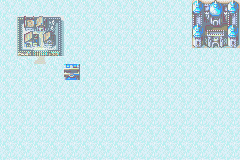

The image is a tile-based game level rendered from a .tmx file. Its description and complete source (layers, tilesets, objects, tile grids) follow:
An orthogonal 15x10 tile map with 16x16 px tiles, 3 tile layers (Tile Layer 1, VillageClose1, Chest1).

<map version="1.10" tiledversion="1.11.0" orientation="orthogonal" renderorder="right-down" width="15" height="10" tilewidth="16" tileheight="16" infinite="0" nextlayerid="4" nextobjectid="1">
 <tileset firstgid="1" source="FE6_Snow.tsx" />
 <layer id="1" name="Tile Layer 1" width="15" height="10">
  <properties>
   <property name="Anims1" value="5" />
   <property name="Anims2" value="0" />
   <property name="ChapterID" value="0" />
   <property name="Main" value="" />
   <property name="MapChangesID" value="6" />
   <property name="MapID" value="4" />
   <property name="ObjectType" value="236" />
   <property name="PaletteID" value="237" />
   <property name="TileConfig" value="238" />
  </properties>
  <data encoding="csv">
67,67,67,67,67,67,67,67,67,67,67,67,939,940,941,
67,779,780,781,67,67,67,67,67,67,67,67,971,972,973,
67,811,812,813,67,67,67,67,67,67,67,67,1003,1004,1005,
67,843,844,845,67,67,67,67,67,67,67,67,67,67,67,
67,67,67,67,34,67,67,67,67,67,67,67,67,67,67,
67,67,67,67,67,67,67,67,67,67,67,67,67,67,67,
67,67,67,67,67,67,67,67,67,67,67,67,67,67,67,
67,67,67,67,67,67,67,67,67,67,67,67,67,67,67,
67,67,67,67,67,67,67,67,67,67,67,67,67,67,67,
67,67,67,67,67,67,67,67,67,67,67,67,67,67,67
</data>
 </layer>
 <layer id="2" name="VillageClose1" width="15" height="10">
  <properties>
   <property name="Height" value="1" />
   <property name="ID" value="0" />
   <property name="Width" value="1" />
   <property name="X" value="2" />
   <property name="Y" value="3" />
  </properties>
  <data encoding="csv">
0,0,0,0,0,0,0,0,0,0,0,0,0,0,0,
0,0,0,0,0,0,0,0,0,0,0,0,0,0,0,
0,0,0,0,0,0,0,0,0,0,0,0,0,0,0,
0,0,33,0,0,0,0,0,0,0,0,0,0,0,0,
0,0,0,0,0,0,0,0,0,0,0,0,0,0,0,
0,0,0,0,0,0,0,0,0,0,0,0,0,0,0,
0,0,0,0,0,0,0,0,0,0,0,0,0,0,0,
0,0,0,0,0,0,0,0,0,0,0,0,0,0,0,
0,0,0,0,0,0,0,0,0,0,0,0,0,0,0,
0,0,0,0,0,0,0,0,0,0,0,0,0,0,0
</data>
 </layer>
 <layer id="3" name="Chest1" width="15" height="10">
  <properties>
   <property name="Height" value="1" />
   <property name="ID" value="1" />
   <property name="Width" value="1" />
   <property name="X" value="4" />
   <property name="Y" value="4" />
  </properties>
  <data encoding="csv">
0,0,0,0,0,0,0,0,0,0,0,0,0,0,0,
0,0,0,0,0,0,0,0,0,0,0,0,0,0,0,
0,0,0,0,0,0,0,0,0,0,0,0,0,0,0,
0,0,0,0,0,0,0,0,0,0,0,0,0,0,0,
0,0,0,0,2,0,0,0,0,0,0,0,0,0,0,
0,0,0,0,0,0,0,0,0,0,0,0,0,0,0,
0,0,0,0,0,0,0,0,0,0,0,0,67,67,67,
0,0,0,0,0,0,0,0,0,0,0,67,67,67,67,
0,0,0,0,0,0,0,0,0,0,67,67,67,67,67,
0,0,0,0,0,0,0,0,0,67,67,67,67,67,67
</data>
 </layer>
</map>
